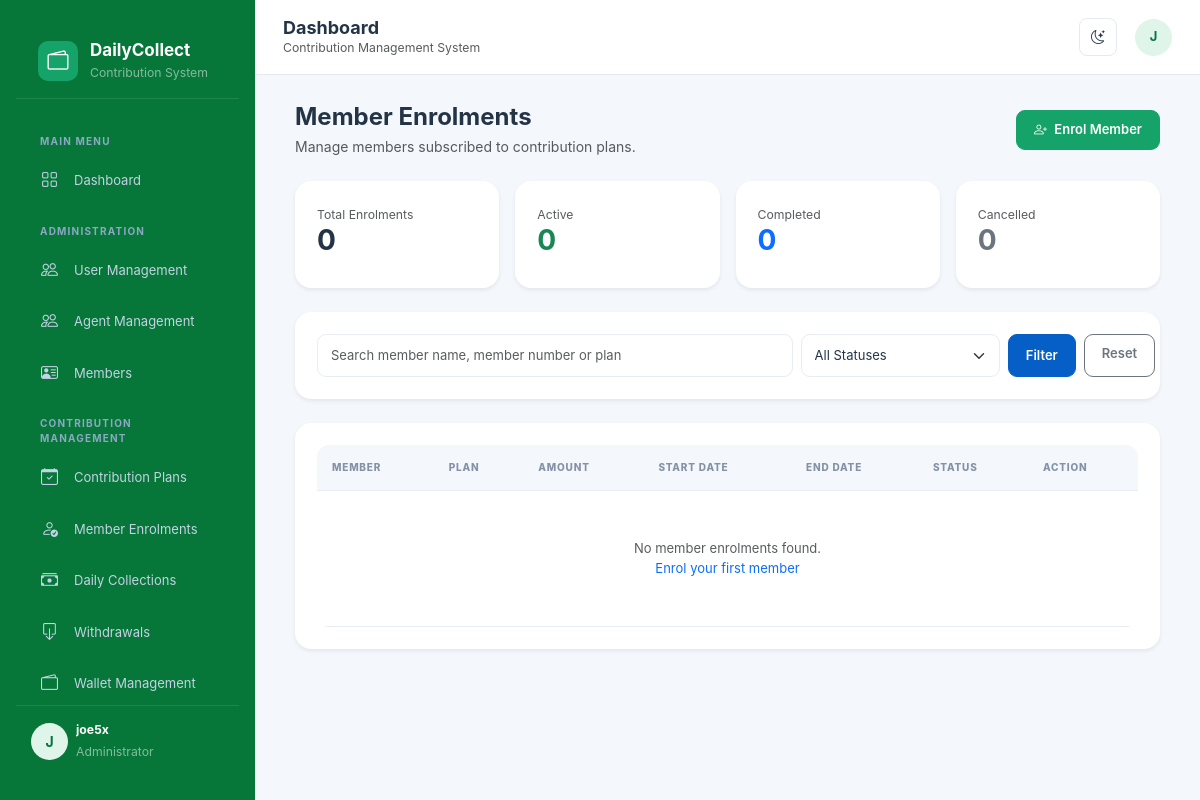
The page /contributions/enrollments/ (signed in) on the database as committed earlier.
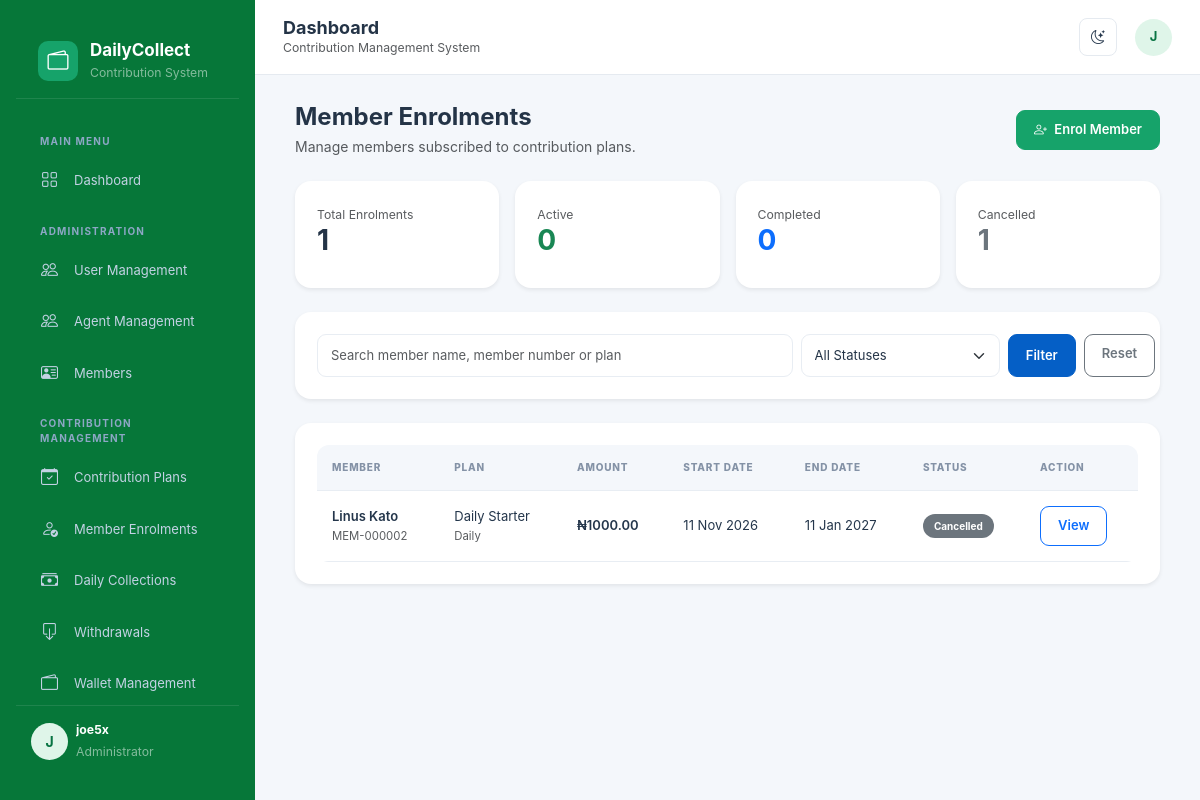
The same page on the database as committed later.
### contributions/models.py (models this page shows, shortened)
class PlanEnrollment(models.Model):
    class Status(models.TextChoices):
        ACTIVE = 'ACTIVE', 'Active'
        COMPLETED = 'COMPLETED', 'Completed'
        CANCELLED = 'CANCELLED', 'Cancelled'
    member = models.ForeignKey(
        Member,
        on_delete=models.PROTECT,
        related_name='plan_enrollments'
    )
    plan = models.ForeignKey(
        ContributionPlan,
        on_delete=models.PROTECT,
        related_name='enrollments'
    )
    agreed_amount = models.DecimalField(
        max_digits=12,
        decimal_places=2,
        validators=[MinValueValidator(0.01)]
    )
    start_date = models.DateField(default=timezone.localdate)
    end_date = models.DateField(
        null=True,
        blank=True
    )
    status = models.CharField(
        max_length=12,
        choices=Status.choices,
        default=Status.ACTIVE
    )
    enrolled_by = models.ForeignKey(
        settings.AUTH_USER_MODEL,
        on_delete=models.SET_NULL,
        null=True,
        blank=True,
        related_name='created_enrollments'
    )
    notes = models.TextField(blank=True)
    created_at = models.DateTimeField(auto_now_add=True)
    updated_at = models.DateTimeField(auto_now=True)
    class Meta:
        ordering = ['-created_at']
        constraints = [
            models.UniqueConstraint(
                fields=['member', 'plan'],
                condition=models.Q(status='ACTIVE'),
                name='unique_active_member_plan'
            )
        ]
        verbose_name = 'Plan Enrolment'
        verbose_name_plural = 'Plan Enrolments'

class ContributionPlan(models.Model):
    class Frequency(models.TextChoices):
        DAILY = 'DAILY', 'Daily'
        WEEKLY = 'WEEKLY', 'Weekly'
        MONTHLY = 'MONTHLY', 'Monthly'
    WEEKDAYS = [
        (0, 'Monday'),
        (1, 'Tuesday'),
        (2, 'Wednesday'),
        (3, 'Thursday'),
        (4, 'Friday'),
        (5, 'Saturday'),
        (6, 'Sunday'),
    ]
    name = models.CharField(max_length=150)
    code = models.CharField(max_length=20, unique=True)
    description = models.TextField(blank=True)
    frequency = models.CharField(
        max_length=10,
        choices=Frequency.choices,
        default=Frequency.DAILY
    )
    amount = models.DecimalField(
        max_digits=12,
        decimal_places=2,
        validators=[MinValueValidator(0.01)]
    )
    collection_weekday = models.IntegerField(
        choices=WEEKDAYS,
        null=True,
        blank=True
    )
    collection_day = models.PositiveSmallIntegerField(
        null=True,
        blank=True
    )
    duration_days = models.PositiveIntegerField(
        null=True,
        blank=True,
        help_text="Leave empty for an ongoing contribution plan."
    )
    is_active = models.BooleanField(default=True)
    created_by = models.ForeignKey(
        settings.AUTH_USER_MODEL,
        on_delete=models.SET_NULL,
        null=True,
        blank=True,
        related_name='created_contribution_plans'
    )
    created_at = models.DateTimeField(auto_now_add=True)
    updated_at = models.DateTimeField(auto_now=True)
    class Meta:
        ordering = ['name']
        verbose_name = 'Contribution Plan'
        verbose_name_plural = 'Contribution Plans'

### members/models.py (models this page shows, shortened)
class Member(models.Model):
    class Gender(models.TextChoices):
        MALE = 'MALE', 'Male'
        FEMALE = 'FEMALE', 'Female'
    class Status(models.TextChoices):
        PENDING = 'PENDING', 'Pending Approval'
        ACTIVE = 'ACTIVE', 'Active'
        SUSPENDED = 'SUSPENDED', 'Suspended'
        INACTIVE = 'INACTIVE', 'Inactive'
    member_no = models.CharField(
        max_length=20,
        unique=True,
        blank=True
    )
    first_name = models.CharField(max_length=100)
    last_name = models.CharField(max_length=100)
    other_names = models.CharField(max_length=100, blank=True)
    gender = models.CharField(
        max_length=10,
        choices=Gender.choices,
        blank=True
    )
    date_of_birth = models.DateField(null=True, blank=True)
    phone = models.CharField(max_length=20)
    email = models.EmailField(blank=True)
    address = models.TextField(blank=True)
    photo = models.ImageField(
        upload_to='members/',
        blank=True,
        null=True
    )
    next_of_kin = models.CharField(max_length=150, blank=True)
    next_of_kin_phone = models.CharField(max_length=20, blank=True)
    user = models.OneToOneField(
        settings.AUTH_USER_MODEL,
        on_delete=models.SET_NULL,
        null=True,
        blank=True,
        related_name='member_profile'
    )
    status = models.CharField(
        max_length=15,
        choices=Status.choices,
        default=Status.PENDING
    )
    joined_at = models.DateField(auto_now_add=True)
    created_by = models.ForeignKey(
        settings.AUTH_USER_MODEL,
        on_delete=models.SET_NULL,
        null=True,
        blank=True,
        related_name='registered_members'
    )
    created_at = models.DateTimeField(auto_now_add=True)
    updated_at = models.DateTimeField(auto_now=True)
    @property
    def full_name(self):
        return ' '.join(
            part for part in [
                self.first_name,
                self.other_names,
                self.last_name
            ] if part
        )
    class Meta:
        ordering = ['-created_at']
        verbose_name = 'Member'
        verbose_name_plural = 'Members'

### contributions/views.py (the view, shortened to what this page needs)
# urls.py: path('enrollments/', views.enrollment_list, name='enrollment_list'),
@login_required
@role_required(User.Role.ADMIN, User.Role.MANAGER)
def enrollment_list(request):
    enrollments = PlanEnrollment.objects.select_related(
        'member',
        'plan',
        'enrolled_by'
    )
    search = request.GET.get('search', '').strip()
    status = request.GET.get('status', '')
    if status:
        enrollments = enrollments.filter(status=status)
    paginator = Paginator(enrollments, 15)
    page_obj = paginator.get_page(request.GET.get('page'))
    context = {
        'page_obj': page_obj,
        'enrollments': page_obj.object_list,
        'search': search,
        'selected_status': status,
        'total_enrollments': PlanEnrollment.objects.count(),
        'active_enrollments': PlanEnrollment.objects.filter(
            status=PlanEnrollment.Status.ACTIVE
        ).count(),
        'completed_enrollments': PlanEnrollment.objects.filter(
            status=PlanEnrollment.Status.COMPLETED
        ).count(),
        'cancelled_enrollments': PlanEnrollment.objects.filter(
            status=PlanEnrollment.Status.CANCELLED
        ).count(),
        'status_choices': PlanEnrollment.Status.choices,
    }
    return render(
        request,
        'contributions/enrollment_list.html',
        context
    )

### templates/contributions/enrollment_list.html (shortened to what the changed rows need)
{% extends 'base.html' %}
{% block content %}
<div class="container-fluid">
    <div class="row g-3 mb-4">
        <div class="col-md-3">
            <div class="card border-0 shadow-sm">
                <div class="card-body">
                    <small class="text-muted">Total Enrolments</small>
                    <h3 class="fw-bold">{{ total_enrollments }}</h3>
                </div>
            </div>
        </div>
        <div class="col-md-3">
            <div class="card border-0 shadow-sm">
                <div class="card-body">
                    <small class="text-muted">Cancelled</small>
                    <h3 class="fw-bold text-secondary">{{ cancelled_enrollments }}</h3>
                </div>
            </div>
        </div>
    </div>
    <div class="card border-0 shadow-sm">
        <div class="card-body">
            <div class="table-responsive">
                <table class="table table-hover align-middle">
                    <thead class="table-light">
                        <tr>
                            <th>Member</th>
                            <th>Plan</th>
                            <th>Amount</th>
                            <th>Start Date</th>
                            <th>End Date</th>
                            <th>Status</th>
                            <th>Action</th>
                        </tr>
                    </thead>
                    <tbody>
                        {% for enrollment in enrollments %}
                        <tr>
                            <td>
                                <div class="fw-semibold">
                                    {{ enrollment.member.full_name }}
                                </div>
                                <small class="text-muted">
                                    {{ enrollment.member.member_no }}
                                </small>
                            </td>
                            <td>
                                {{ enrollment.plan.name }}
                                <br>
                                <small class="text-muted">
                                    {{ enrollment.plan.get_frequency_display }}
                                </small>
                            </td>
                            <td class="fw-semibold">
                                ₦{{ enrollment.agreed_amount|floatformat:2 }}
                            </td>
                            <td>{{ enrollment.start_date|date:"d M Y" }}</td>
                            <td>
                                {{ enrollment.end_date|date:"d M Y"|default:"Ongoing" }}
                            </td>
                            <td>
                                {% if enrollment.status == 'ACTIVE' %}
                                    <span class="badge bg-success">Active</span>
                                {% elif enrollment.status == 'COMPLETED' %}
                                    <span class="badge bg-primary">Completed</span>
                                {% else %}
                                    <span class="badge bg-secondary">Cancelled</span>
                                {% endif %}
                            </td>
                            <td>
                                <a href="{% url 'contributions:enrollment_detail' enrollment.pk %}"
                                   class="btn btn-sm btn-outline-primary">
                                    View
                                </a>
                            </td>
                        </tr>
                        {% empty %}
                        <tr>
                            <td colspan="7" class="text-center py-5 text-muted">
                                No member enrolments found.
                                <br>
                                <a href="{% url 'contributions:enrollment_create' %}">
                                    Enrol your first member
                                </a>
                            </td>
                        </tr>
                        {% endfor %}
                    </tbody>
                </table>
            </div>
        </div>
    </div>
</div>
{% endblock %}

Rows that differ between the two databases and show on the page:
added PlanEnrollment: member.full_name "Linus Kato", member.member_no "MEM-000002", plan.name "Daily Starter", plan.frequency "Daily", agreed_amount "1000.00", start_date "11 Nov 2026", end_date "11 Jan 2027", status "Cancelled"
Other text that changed with them:
{{ total_enrollments }}: "0" → "1"
{{ cancelled_enrollments }}: "0" → "1"
text no longer shown: "No member enrolments found. Enrol your first member"
